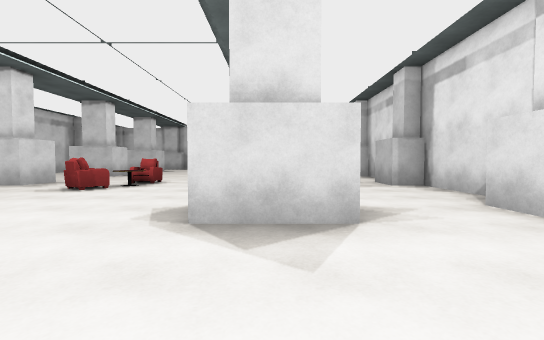
view 1 (above)

18 first-person views from a walk through a scene from a Unity 3-D project. The camera is 1.2 m above the floor, tilts 2° down and sees 90° across. The floor is counted in squares, 2 m on a side. Each view is taken from the middle of a square. On the plan, view 1 faces up. The plan holds only what a view shows up to about 9 squares ahead; the rest is blank. The place goes on beyond the plan. The player character is not drawn.

view 2
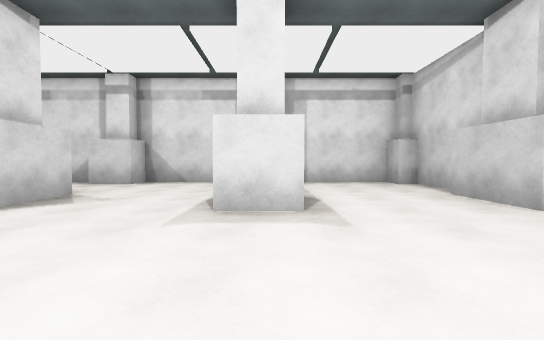

view 3
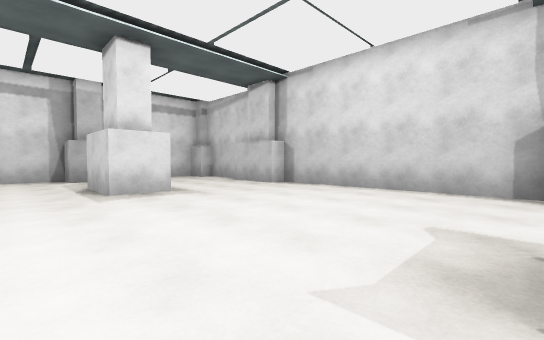

view 4
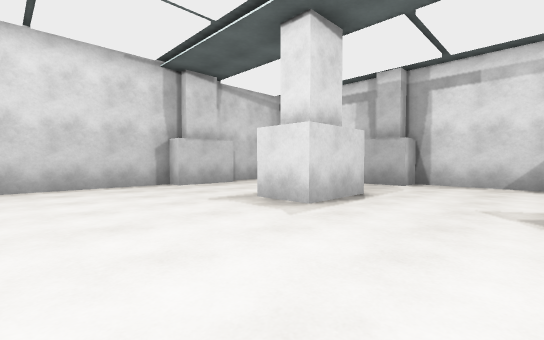

view 5
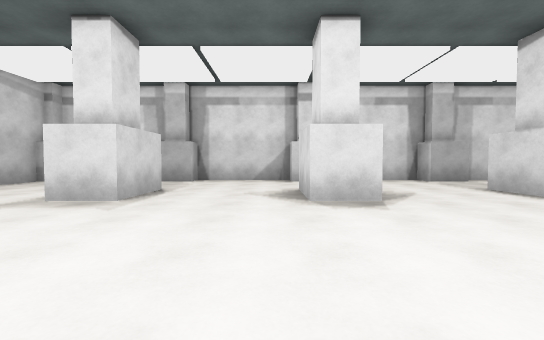

view 6
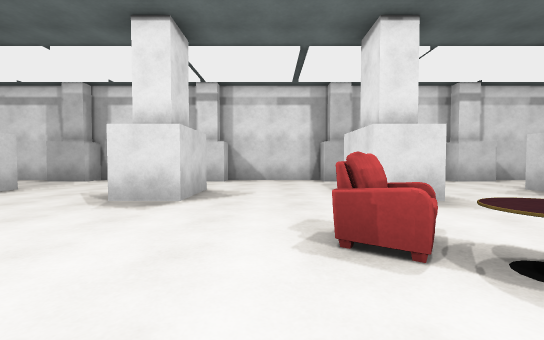

view 7
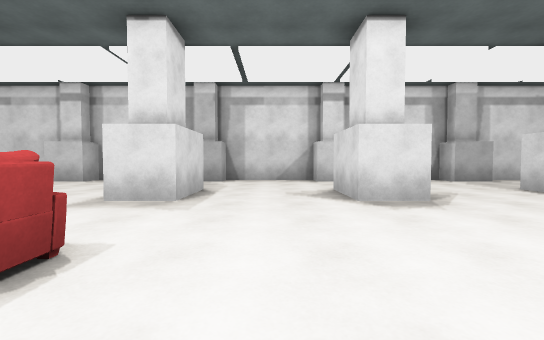

view 8
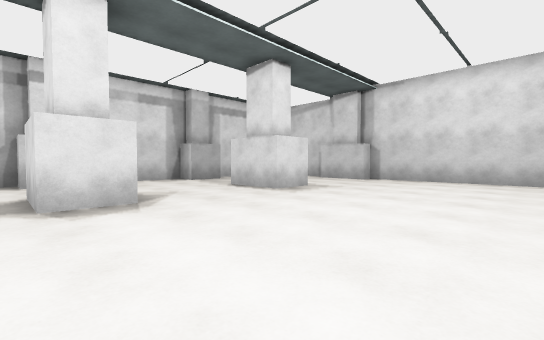

view 9
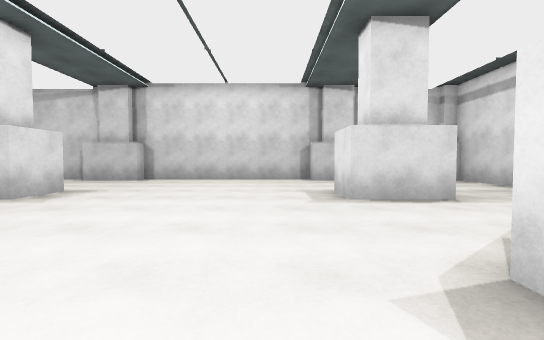

view 10
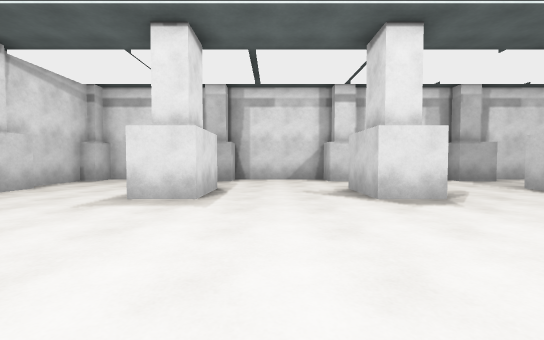

view 11
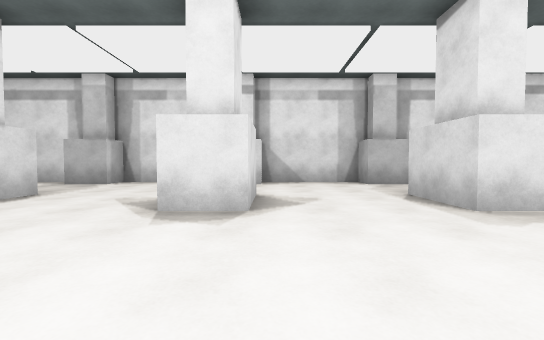

view 12
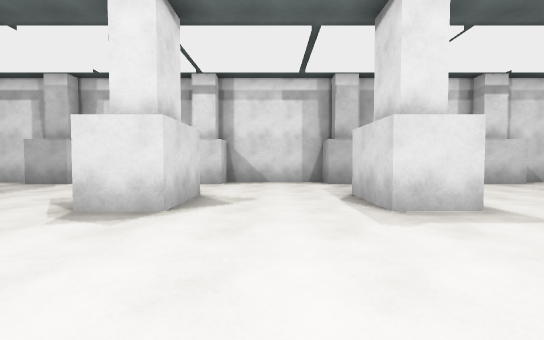

view 13
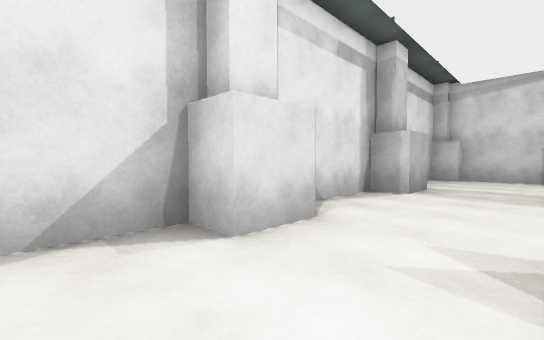

view 14
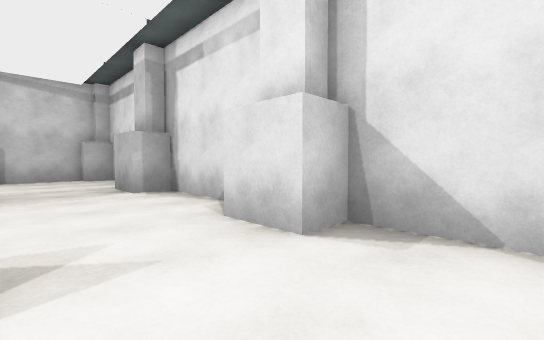

view 15
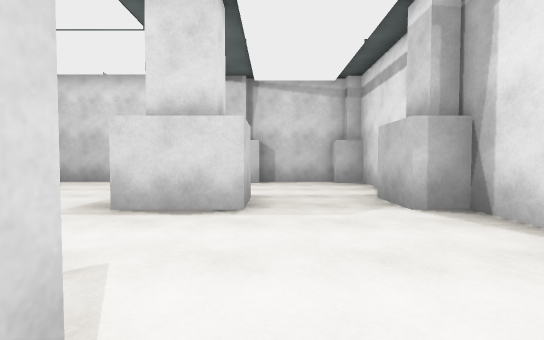

view 16
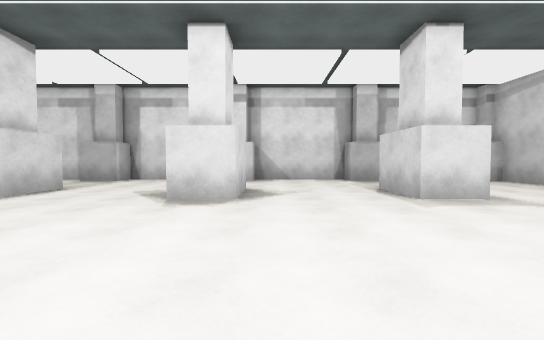

view 17
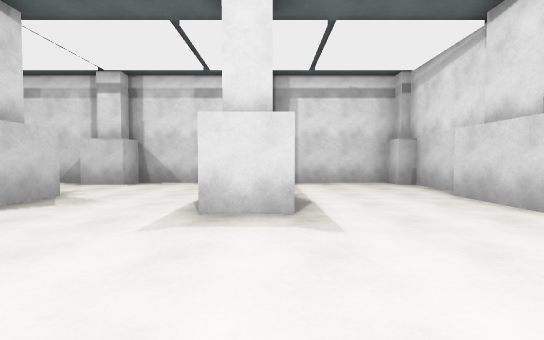

view 18
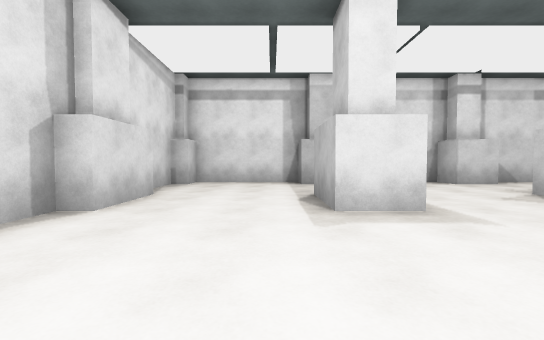

### Floor plan
Points are (right, up) in squares from view 1. A wall is a line through its corners. A room is listed if a view was taken in it or the views show most of it. See-through windows are left out.
Room 1 (views 1, 2, 3, 4, 5, 6, 7, 8, 9, 10, 11, 12, 13, 14, 15, 16, 17, 18)
walls: (0.9, 6.5) (-0.8, 6.5) (-0.8, 7.6) (0.9, 7.6); (-7.8, 7.6) (-6, 7.6) (-6, 6.5) (-7.8, 6.5); (0.9, 10.3) (-0.8, 10.3) (-0.8, 11.4) (0.9, 11.4); (-6, 11.4) (-6, 10.3) (-7.8, 10.3); (0.9, 2.6) (-0.8, 2.6) (-0.8, 3.8); (-7.8, 3.6) (-6, 3.6) (-6, 2.6) (-7.6, 2.6); (-7.8, 11.4) (-6.6, 11.4); (3.6, 4.1) (3.6, 6.5) (2.9, 6.5) (2.9, 7.6) (3.6, 7.6) (3.6, 10.3) (2.9, 10.3) (2.9, 11.4) (3.6, 11.4) (3.6, 14.2) (2.9, 14.2) (2.9, 15.2) (3.6, 15.2) (3.6, 18.1) (2.9, 18.1) (2.9, 18.6) (1.2, 18.6); (0.9, 14.2) (-0.8, 14.2) (-0.8, 15.2) (0.9, 15.2); (-0.8, -1.5) (-0.8, -0.3) (0.9, -0.3); (-6, 15.4) (-6, 14.2) (-7.8, 14.2); (-7.7, -1.4) (-7.7, -0.3) (-6, -0.3) (-6, -1.5); (2.9, -1.1) (2.9, -0.3) (3.6, -0.3) (3.6, 2.6) (2.9, 2.6) (2.9, 3.8); (-9.7, 15.4) (-9.7, 14.2) (-10.4, 14.2) (-10.4, 11.4) (-9.7, 11.4) (-9.7, 10.3) (-10.4, 10.3) (-10.4, 7.6) (-9.7, 7.6) (-9.7, 6.5) (-10.4, 6.5) (-10.4, 3.6) (-9.7, 3.6) (-9.7, 2.6) (-10.4, 2.6) (-10.4, -0.3) (-9.7, -0.3) (-9.7, -1.4); (-10.4, -1.9) (-10.4, -4.2) (-9.7, -4.2) (-9.7, -4.7) (-7.6, -4.7); (0.9, 18.1) (-0.8, 18.1) (-0.8, 18.6) (-6, 18.6) (-6, 18.1) (-7.8, 18.1); (-7.8, -4.2) (-6, -4.2) (-6, -4.7) (-0.8, -4.7) (-0.8, -4.2) (0.9, -4.2); (1.5, -4.7) (2.9, -4.7) (2.9, -4.2) (3.6, -4.2) (3.6, -1.9); (-7.9, 18.6) (-9.7, 18.6) (-9.7, 18.1) (-10.4, 18.1) (-10.4, 15.6)
objects: armchair (-4, 6); armchair (-3, 7)

Where each view was taken, in squares from view 1:
view 1: 0 up, 0 right, facing up
view 2: 1 down, 4 left, facing right
view 3: 1 up, 6 left, facing down-right
view 4: 2 up, 3 left, facing down-left
view 5: 2 up, 2 left, facing left
view 6: 5 up, 2 left, facing left
view 7: 9 up, 2 left, facing left
view 8: 10 up, 2 left, facing up-left
view 9: 10 up, 2 left, facing up
view 10: 13 up, 5 left, facing right
view 11: 10 up, 4 left, facing right
view 12: 9 up, 4 left, facing right
view 13: 9 up, 8 left, facing up-left
view 14: 5 up, 8 left, facing down-left
view 15: 3 up, 8 left, facing down
view 16: 2 up, 5 left, facing right
view 17: 15 up, 3 left, facing left
view 18: 16 up, 4 left, facing right
